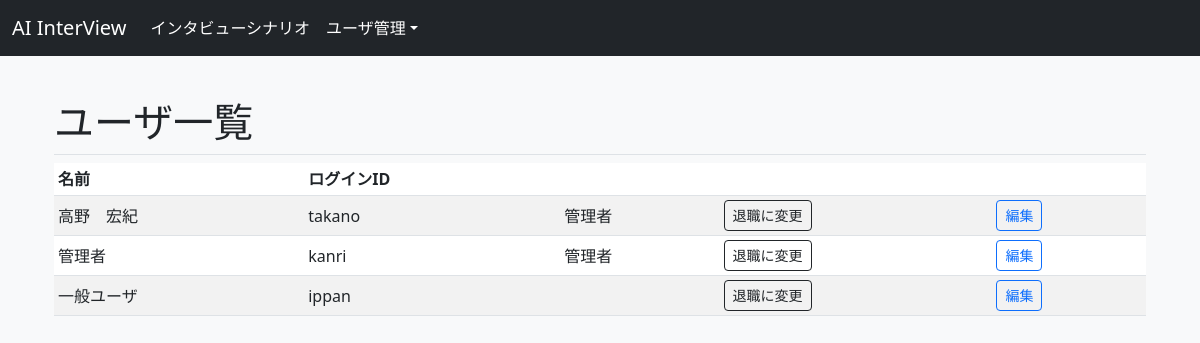
/user_select.php (signed in), run on the app's committed database.
### tables this page shows
CREATE TABLE `user_table` (
  `user_id` int(8) NOT NULL,
  `name` text NOT NULL,
  `email` text,
  `login_id` text NOT NULL,
  `password` text NOT NULL,
  `created_at` timestamp NOT NULL DEFAULT CURRENT_TIMESTAMP ON UPDATE CURRENT_TIMESTAMP,
  `admin_flg` tinyint(2) NOT NULL,
  `resigned_flg` tinyint(2) NOT NULL
);

### user_select.php (the view, shortened to what this page needs)
<?php
include("funcs.php");
$pdo = db_conn();
$sql = "SELECT * FROM user_table";
$stmt = $pdo->prepare($sql);
$status = $stmt->execute();
$values =  $stmt->fetchAll(PDO::FETCH_ASSOC);
?>
<!DOCTYPE html>
<html lang="ja">
<head>
    <link href="https://cdn.jsdelivr.net/npm/bootstrap@5.3.0/dist/css/bootstrap.min.css" rel="stylesheet">
</head>
<body class="bg-light">
    <div class="container px-4 py-5" id="hanging-icons">
        <h1 class="pb-2 border-bottom">ユーザ一覧</h1>
        <div class="table-responsive">
            <table class="table table-striped table-sm">
                <thead>
                    <thead>
                        <tr>
                            <th class="list1">名前</th>
                            <th class="list2">ログインID</th>
                            <th class="list3"></th>
                            <th class="list4"></th>
                            <th class="list5"></th>
                        </tr>
                    </thead>
                <tbody>
                    <?php foreach ($values as $v) { ?>
                        <tr>
                            <td class="align-middle"><?= $v['name'] ?></td>
                            <td class="align-middle"><?= $v['login_id'] ?></td>
                            <?php if ($v["admin_flg"] == 0) { ?>
                                <td class="align-middle"></td>
                            <?php } else { ?>
                                <td class="align-middle">管理者</td>
                            <?php } ?>
                            <?php if ($v["resigned_flg"] == 0) { ?>
                                <td class="align-middle"><a href="user_delete.php?user_id=<?= $v["user_id"] ?>" class="btn btn-sm btn-outline-dark">退職に変更</a></td>
                            <?php } else { ?>
                                <td class="align-middle"><a href="user_revive.php?user_id=<?= $v["user_id"] ?>" class="btn btn-sm btn-outline-primary">復活させる</a></td>
                            <?php } ?>
                            <td class="align-middle"><a href="user_edit.php?user_id=<?= $v["user_id"] ?>" class="btn btn-sm btn-outline-primary">編集</a></td>
                        </tr>
                    <?php } ?>
                </tbody>
            </table>
        </div>
    </div>
</body>
</html>

### user_select.php (style rules this page uses)
body { padding-top: 50px; }

### data on the page
user_table: name "高野 宏紀", login "takano", admin_flg "管理者"
user_table: name "管理者", login "kanri", admin_flg "管理者"
user_table: name "一般ユーザ", login "ippan", admin_flg 0 (drawn)
